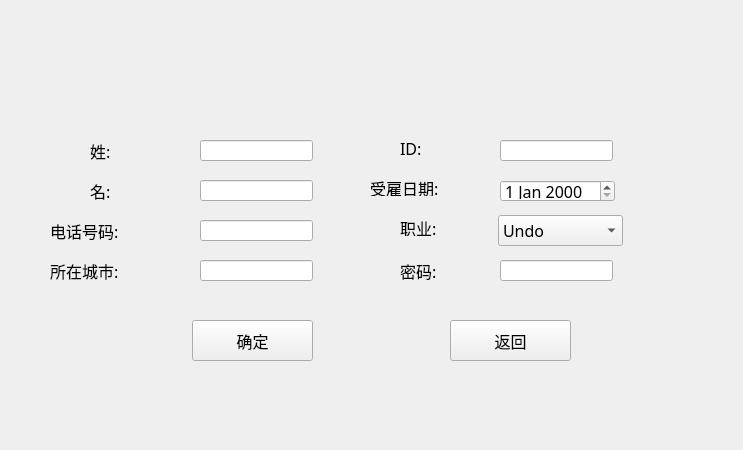
<?xml version="1.0" encoding="UTF-8"?>
<ui version="4.0">
 <class>RegisterStuff</class>
 <widget class="QWidget" name="RegisterStuff">
  <property name="geometry">
   <rect>
    <x>0</x>
    <y>0</y>
    <width>743</width>
    <height>450</height>
   </rect>
  </property>
  <property name="windowTitle">
   <string>Form</string>
  </property>
  <widget class="QLabel" name="label">
   <property name="geometry">
    <rect>
     <x>90</x>
     <y>140</y>
     <width>91</width>
     <height>21</height>
    </rect>
   </property>
   <property name="font">
    <font>
     <family>微软雅黑</family>
     <pointsize>12</pointsize>
    </font>
   </property>
   <property name="text">
    <string>姓:</string>
   </property>
  </widget>
  <widget class="QLabel" name="label_2">
   <property name="geometry">
    <rect>
     <x>90</x>
     <y>180</y>
     <width>91</width>
     <height>21</height>
    </rect>
   </property>
   <property name="font">
    <font>
     <family>微软雅黑</family>
     <pointsize>12</pointsize>
    </font>
   </property>
   <property name="text">
    <string>名:</string>
   </property>
  </widget>
  <widget class="QLabel" name="label_3">
   <property name="geometry">
    <rect>
     <x>50</x>
     <y>220</y>
     <width>131</width>
     <height>21</height>
    </rect>
   </property>
   <property name="font">
    <font>
     <family>微软雅黑</family>
     <pointsize>12</pointsize>
    </font>
   </property>
   <property name="text">
    <string>电话号码:</string>
   </property>
  </widget>
  <widget class="QLabel" name="label_4">
   <property name="geometry">
    <rect>
     <x>50</x>
     <y>260</y>
     <width>71</width>
     <height>21</height>
    </rect>
   </property>
   <property name="font">
    <font>
     <family>微软雅黑</family>
     <pointsize>12</pointsize>
    </font>
   </property>
   <property name="text">
    <string>所在城市:</string>
   </property>
  </widget>
  <widget class="QLabel" name="label_5">
   <property name="geometry">
    <rect>
     <x>400</x>
     <y>140</y>
     <width>60</width>
     <height>16</height>
    </rect>
   </property>
   <property name="font">
    <font>
     <family>微软雅黑</family>
     <pointsize>12</pointsize>
    </font>
   </property>
   <property name="text">
    <string>ID:</string>
   </property>
  </widget>
  <widget class="QLineEdit" name="firstName">
   <property name="geometry">
    <rect>
     <x>200</x>
     <y>140</y>
     <width>113</width>
     <height>21</height>
    </rect>
   </property>
   <property name="font">
    <font>
     <family>微软雅黑</family>
     <pointsize>12</pointsize>
    </font>
   </property>
  </widget>
  <widget class="QLineEdit" name="lastName">
   <property name="geometry">
    <rect>
     <x>200</x>
     <y>180</y>
     <width>113</width>
     <height>21</height>
    </rect>
   </property>
   <property name="font">
    <font>
     <family>微软雅黑</family>
     <pointsize>12</pointsize>
    </font>
   </property>
  </widget>
  <widget class="QLineEdit" name="phoneNumber">
   <property name="geometry">
    <rect>
     <x>200</x>
     <y>220</y>
     <width>113</width>
     <height>21</height>
    </rect>
   </property>
   <property name="font">
    <font>
     <family>微软雅黑</family>
     <pointsize>12</pointsize>
    </font>
   </property>
  </widget>
  <widget class="QLineEdit" name="City">
   <property name="geometry">
    <rect>
     <x>200</x>
     <y>260</y>
     <width>113</width>
     <height>21</height>
    </rect>
   </property>
   <property name="font">
    <font>
     <family>微软雅黑</family>
     <pointsize>12</pointsize>
    </font>
   </property>
  </widget>
  <widget class="QComboBox" name="job">
   <property name="geometry">
    <rect>
     <x>498</x>
     <y>215</y>
     <width>125</width>
     <height>31</height>
    </rect>
   </property>
   <property name="font">
    <font>
     <family>微软雅黑</family>
     <pointsize>12</pointsize>
    </font>
   </property>
   <item>
    <property name="text">
     <string>Undo</string>
    </property>
   </item>
   <item>
    <property name="text">
     <string>Manager</string>
    </property>
   </item>
   <item>
    <property name="text">
     <string>chef</string>
    </property>
   </item>
   <item>
    <property name="text">
     <string>servant</string>
    </property>
   </item>
   <item>
    <property name="text">
     <string>warehouse stuff</string>
    </property>
   </item>
  </widget>
  <widget class="QLabel" name="label_6">
   <property name="geometry">
    <rect>
     <x>370</x>
     <y>180</y>
     <width>81</width>
     <height>16</height>
    </rect>
   </property>
   <property name="font">
    <font>
     <family>微软雅黑</family>
     <pointsize>12</pointsize>
    </font>
   </property>
   <property name="text">
    <string>受雇日期:</string>
   </property>
  </widget>
  <widget class="QLabel" name="label_7">
   <property name="geometry">
    <rect>
     <x>400</x>
     <y>220</y>
     <width>61</width>
     <height>16</height>
    </rect>
   </property>
   <property name="font">
    <font>
     <family>微软雅黑</family>
     <pointsize>12</pointsize>
    </font>
   </property>
   <property name="text">
    <string>职业:</string>
   </property>
  </widget>
  <widget class="QLabel" name="label_8">
   <property name="geometry">
    <rect>
     <x>400</x>
     <y>260</y>
     <width>81</width>
     <height>21</height>
    </rect>
   </property>
   <property name="font">
    <font>
     <family>微软雅黑</family>
     <pointsize>12</pointsize>
    </font>
   </property>
   <property name="text">
    <string>密码:</string>
   </property>
  </widget>
  <widget class="QLineEdit" name="iD">
   <property name="geometry">
    <rect>
     <x>500</x>
     <y>140</y>
     <width>113</width>
     <height>21</height>
    </rect>
   </property>
   <property name="font">
    <font>
     <family>微软雅黑</family>
     <pointsize>12</pointsize>
    </font>
   </property>
  </widget>
  <widget class="QLineEdit" name="password">
   <property name="geometry">
    <rect>
     <x>500</x>
     <y>260</y>
     <width>113</width>
     <height>21</height>
    </rect>
   </property>
   <property name="font">
    <font>
     <pointsize>11</pointsize>
    </font>
   </property>
  </widget>
  <widget class="QPushButton" name="confirm">
   <property name="geometry">
    <rect>
     <x>192</x>
     <y>320</y>
     <width>121</width>
     <height>41</height>
    </rect>
   </property>
   <property name="font">
    <font>
     <family>微软雅黑</family>
     <pointsize>12</pointsize>
    </font>
   </property>
   <property name="text">
    <string>确定</string>
   </property>
  </widget>
  <widget class="QPushButton" name="return_2">
   <property name="geometry">
    <rect>
     <x>450</x>
     <y>320</y>
     <width>121</width>
     <height>41</height>
    </rect>
   </property>
   <property name="font">
    <font>
     <family>微软雅黑</family>
     <pointsize>12</pointsize>
    </font>
   </property>
   <property name="text">
    <string>返回</string>
   </property>
  </widget>
  <widget class="QDateEdit" name="dateEdit">
   <property name="geometry">
    <rect>
     <x>500</x>
     <y>180</y>
     <width>115</width>
     <height>22</height>
    </rect>
   </property>
   <property name="font">
    <font>
     <family>微软雅黑</family>
     <pointsize>12</pointsize>
    </font>
   </property>
  </widget>
 </widget>
 <resources/>
 <connections/>
</ui>
